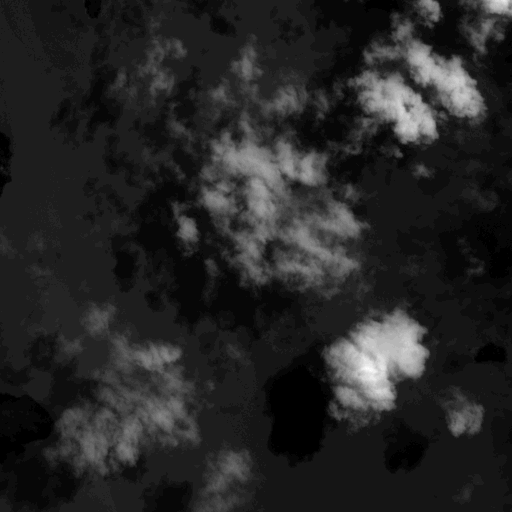
#> input picture data_example/adwp/B02.tif, 512 x 512 px
$ jupyter execute dataVisualization.ipynb
#> lines starting #> are read from the running program, lines starting #| are printed output that depends on the picture; after the words box and inside, x2 and y2 are one past the last pixel; in counts of white or black regions, pixels touching at a corner belong together
[cell 1]
import cv2
import numpy as np
import matplotlib.pyplot as plt
import os

[cell 2]
example = cv2.imread("data_example/adwp/B02.tif", cv2.IMREAD_UNCHANGED)
#> example is the input picture: shape (512, 512) uint16; min 522, max 9600, mean 1978.3
plt.imshow(example)

[cell 3]
features = "data_example/adwp/"
for feat in os.listdir(features):
    path = os.path.join(features, feat)
    img = cv2.imread(path, cv2.IMREAD_UNCHANGED)
    plt.figure()
    plt.imshow(img, cmap='gray')

[cell 4]
img.shape, np.max(img), np.min(img)
#> Out = ((512, 512), 8928, 556)

[cell 5]
# Label visualization
label = cv2.imread("data_example/adwp.tif", cv2.IMREAD_UNCHANGED)
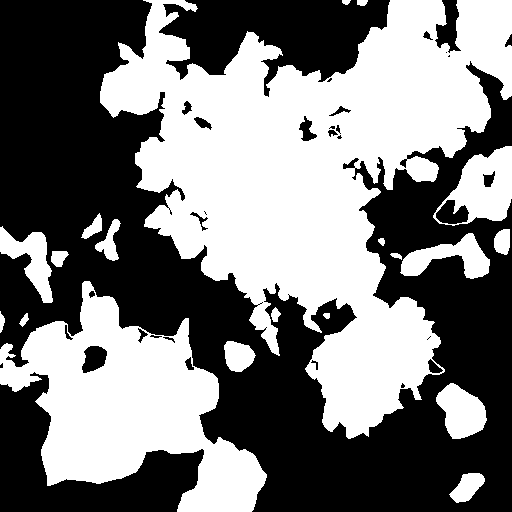
#> input picture data_example/adwp.tif, 512 x 512 px
#> label: shape (512, 512); values 0 (black) and 1 (white), 47.9% white; 20 white regions, largest, box (x1, y1, x2, y2) and area: (100, 0, 512, 439) 84447, (0, 281, 267, 512) 29146, (433, 146, 512, 226) 3381
print(np.unique(label), label.shape)
#| [0 1] (512, 512)
plt.imshow(label * 255)
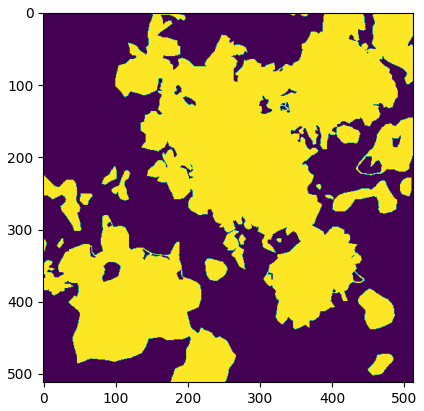
#> figure drawn by matplotlib, 1 panel

[cell 6]
label.shape
#> Out = (512, 512)
